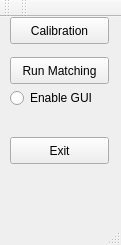
<?xml version="1.0" encoding="UTF-8"?>
<ui version="4.0">
 <class>MainWindow</class>
 <widget class="QMainWindow" name="MainWindow">
  <property name="geometry">
   <rect>
    <x>0</x>
    <y>0</y>
    <width>121</width>
    <height>245</height>
   </rect>
  </property>
  <property name="windowTitle">
   <string>MainWindow</string>
  </property>
  <widget class="QWidget" name="centralWidget">
   <widget class="QPushButton" name="calibration_button">
    <property name="geometry">
     <rect>
      <x>10</x>
      <y>0</y>
      <width>99</width>
      <height>27</height>
     </rect>
    </property>
    <property name="text">
     <string>Calibration</string>
    </property>
   </widget>
   <widget class="QPushButton" name="match_button">
    <property name="geometry">
     <rect>
      <x>10</x>
      <y>40</y>
      <width>99</width>
      <height>27</height>
     </rect>
    </property>
    <property name="text">
     <string>Run Matching</string>
    </property>
   </widget>
   <widget class="QPushButton" name="exit_button">
    <property name="geometry">
     <rect>
      <x>10</x>
      <y>120</y>
      <width>99</width>
      <height>27</height>
     </rect>
    </property>
    <property name="text">
     <string>Exit</string>
    </property>
   </widget>
   <widget class="QRadioButton" name="Visualize">
    <property name="geometry">
     <rect>
      <x>10</x>
      <y>70</y>
      <width>117</width>
      <height>22</height>
     </rect>
    </property>
    <property name="text">
     <string>Enable GUI </string>
    </property>
   </widget>
  </widget>
  <widget class="QMenuBar" name="menuBar">
   <property name="geometry">
    <rect>
     <x>0</x>
     <y>0</y>
     <width>121</width>
     <height>25</height>
    </rect>
   </property>
  </widget>
  <widget class="QToolBar" name="mainToolBar">
   <attribute name="toolBarArea">
    <enum>TopToolBarArea</enum>
   </attribute>
   <attribute name="toolBarBreak">
    <bool>false</bool>
   </attribute>
  </widget>
  <widget class="QStatusBar" name="statusBar"/>
  <widget class="QToolBar" name="toolBar">
   <property name="windowTitle">
    <string>toolBar</string>
   </property>
   <attribute name="toolBarArea">
    <enum>TopToolBarArea</enum>
   </attribute>
   <attribute name="toolBarBreak">
    <bool>false</bool>
   </attribute>
  </widget>
 </widget>
 <layoutdefault spacing="6" margin="11"/>
 <resources/>
 <connections/>
</ui>
